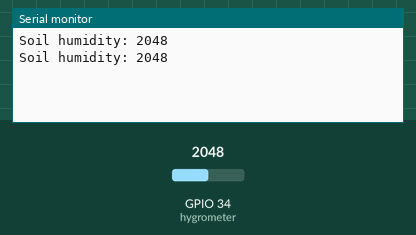
Recording of a sketch running on a simulated ESP32. Shown: the last lines printed to the serial monitor. The inputs (shaded band) are chosen by the test bench; at power-on: GPIO 34 (hygrometer) = 2048.

Above: at 2.8 s.
2.9 s: GPIO 34 (hygrometer) set to 2866
At 5.1 s:
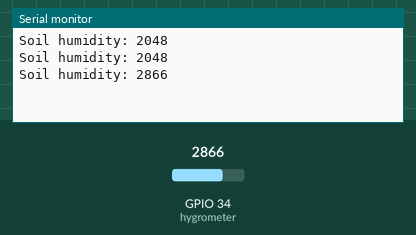
5.6 s: GPIO 34 (hygrometer) set to 3603
At 6.7 s:
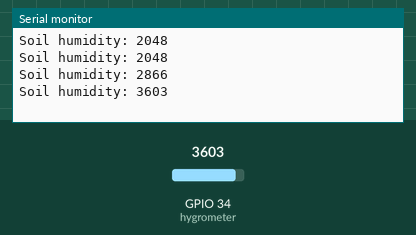
Timing chart, 0 to 8.6 s (numbered marks = the images above; inputs shaded):
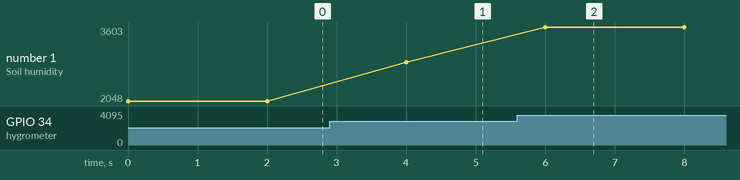

The sketch:

Hygrometer.ino
```cpp
const int hygrometer = 34; //Datenpin vom Hygrometer
int value;

void setup() {
  // Starten der Seriellen Verbindung
  Serial.begin(9600);
  // Der Datenpin wird als Input konfiguriert
  pinMode(hygrometer, INPUT);

}

void loop() {
  // Der Wert wird vom Pin ausgelesen
  value = analogRead(hygrometer);
  // Und formatiert im Seriellen Monitor ausgegeben
  Serial.print("Soil humidity: ");
  Serial.print(value);
  Serial.println();
  delay(2000);

}
```

Measured:
- after the input at 2.9 s, the serial monitor: prints a new line after 1.1 s (image 1)
- after the input at 5.6 s, the serial monitor: prints a new line after 0.40 s (image 2)
- plotted number 1: 2048 → 2866 after the input at 2.9 s, 2866 → 3603 after the input at 5.6 s
